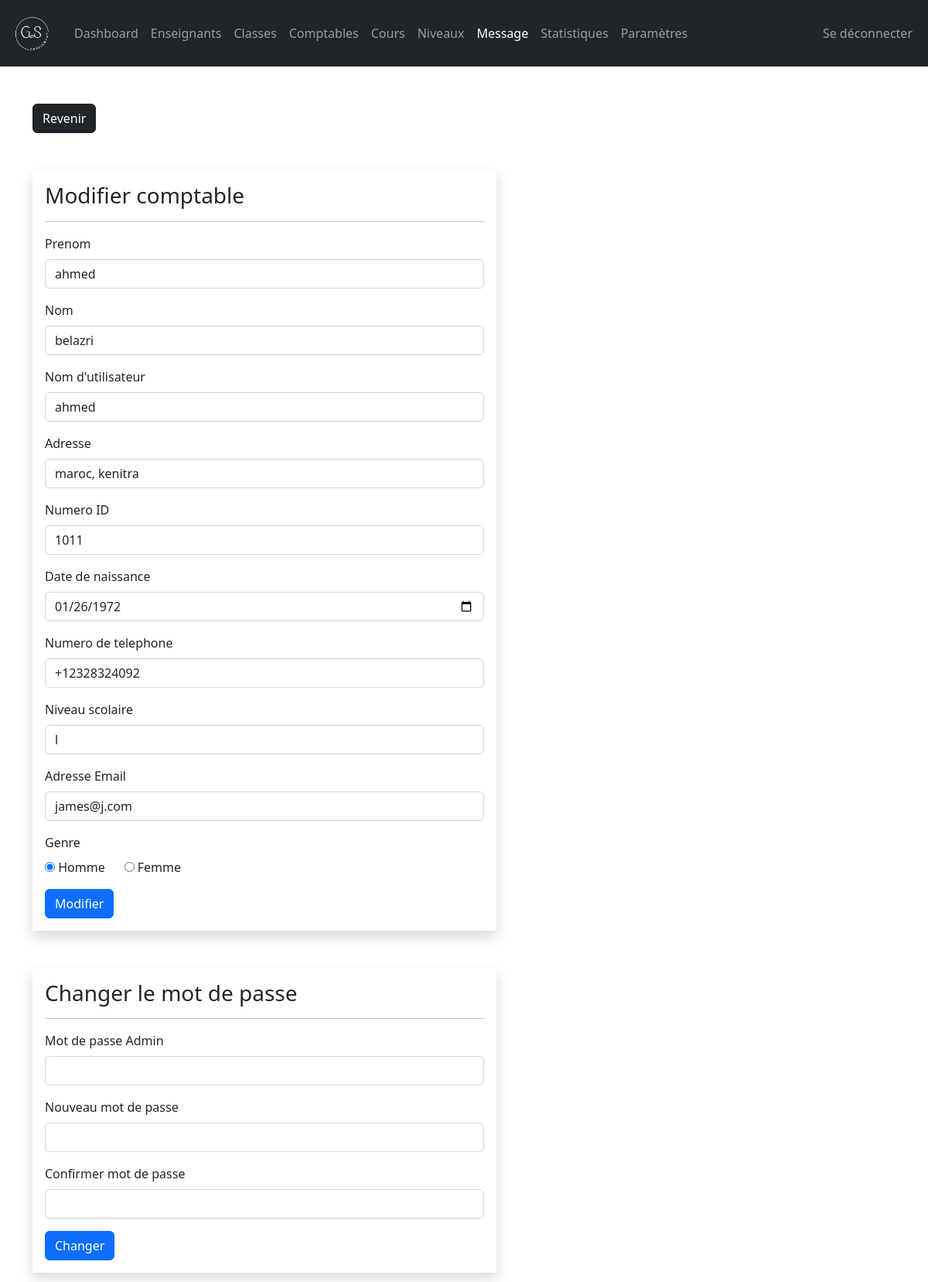
/admin/registrar-office-edit.php?r_user_id=1 (signed in), run on the app's committed database.
### tables this page shows
CREATE TABLE `registrar_office` (
  `r_user_id` int(11) NOT NULL,
  `username` varchar(127) NOT NULL,
  `password` varchar(255) NOT NULL,
  `fname` varchar(31) NOT NULL,
  `lname` varchar(31) NOT NULL,
  `address` varchar(31) NOT NULL,
  `employee_number` int(11) NOT NULL,
  `date_of_birth` date NOT NULL,
  `phone_number` varchar(31) NOT NULL,
  `qualification` varchar(31) NOT NULL,
  `gender` varchar(7) NOT NULL,
  `email_address` varchar(255) NOT NULL,
  `date_of_joined` datetime NOT NULL DEFAULT current_timestamp()
);

### admin/data/registrar_office.php (called while the page is built, shortened)
<?php
function getR_usersById($r_user_id, $conn){
   $sql = "SELECT * FROM registrar_office
           WHERE r_user_id=?";
   $stmt = $conn->prepare($sql);
   $stmt->execute([$r_user_id]);
   if ($stmt->rowCount() == 1) {
     $teacher = $stmt->fetch();
     return $teacher;
   }else {
    return 0;
   }
}

### admin/registrar-office-edit.php (the view, shortened to what this page needs)
<?php
if (isset($_SESSION['admin_id']) &&
    isset($_SESSION['role'])     &&
    isset($_GET['r_user_id'])) {
    if ($_SESSION['role'] == 'Admin') {
       include "../DB_connection.php";
       include "data/registrar_office.php";
       $r_user_id = $_GET['r_user_id'];
       $r_user = getR_usersById($r_user_id, $conn);
 ?>
<!DOCTYPE html>
<html lang="en">
<head>
	<link rel="stylesheet" href="https://cdn.jsdelivr.net/npm/bootstrap@5.2.0/dist/css/bootstrap.min.css">
	<link rel="stylesheet" href="../css/style.css">
  <link rel="stylesheet" href="https://cdnjs.cloudflare.com/ajax/libs/font-awesome/4.7.0/css/font-awesome.min.css">
</head>
<body>
    <?php
        include "inc/navbar.php";
     ?>
     <div class="container mt-5">
        <a href="registrar-office.php"
           class="btn btn-dark">Revenir</a>
        <form method="post"
              class="shadow p-3 mt-5 form-w"
              action="req/registrar-office-edit.php">
        <h3>Modifier comptable</h3><hr>
        <div class="mb-3">
          <label class="form-label">Prenom</label>
          <input type="text"
                 class="form-control"
                 value="<?=$r_user['fname']?>"
                 name="fname">
        </div>
        <div class="mb-3">
          <label class="form-label">Nom</label>
          <input type="text"
                 class="form-control"
                 value="<?=$r_user['lname']?>"
                 name="lname">
        </div>
        <div class="mb-3">
          <label class="form-label">Nom d'utilisateur</label>
          <input type="text"
                 class="form-control"
                 value="<?=$r_user['username']?>"
                 name="username">
        </div>
        <div class="mb-3">
          <label class="form-label">Adresse</label>
          <input type="text"
                 class="form-control"
                 value="<?=$r_user['address']?>"
                 name="address">
        </div>
        <div class="mb-3">
          <label class="form-label">Numero ID</label>
          <input type="text"
                 class="form-control"
                 value="<?=$r_user['employee_number']?>"
                 name="employee_number">
        </div>
        <div class="mb-3">
          <label class="form-label">Date de naissance</label>
          <input type="date"
                 class="form-control"
                 value="<?=$r_user['date_of_birth']?>"
                 name="date_of_birth">
        </div>
        <div class="mb-3">
          <label class="form-label">Numero de telephone</label>
          <input type="text"
                 class="form-control"
                 value="<?=$r_user['phone_number']?>"
                 name="phone_number">
        </div>
        <div class="mb-3">
          <label class="form-label">Niveau scolaire</label>
          <input type="text"
                 class="form-control"
                 value="<?=$r_user['qualification']?>"
                 name="qualification">
        </div>
        <div class="mb-3">
          <label class="form-label">Adresse Email</label>
          <input type="text"
                 class="form-control"
                 value="<?=$r_user['email_address']?>"
                 name="email_address">
        </div>
        <div class="mb-3">
          <label class="form-label">Genre</label><br>
          <input type="radio"
                 value="Male"
                 <?php if($r_user['gender'] == 'Male') echo 'checked';  ?>
                 name="gender"> Homme
                 &nbsp;&nbsp;&nbsp;&nbsp;
          <input type="radio"
                 value="Female"
                 <?php if($r_user['gender'] == 'Female') echo 'checked';  ?>
                 name="gender"> Femme
        </div>
      <button type="submit"
              class="btn btn-primary">
              Modifier</button>
     </form>
     <form method="post"
              class="shadow p-3 my-5 form-w"
              action="req/registrar-office-change.php"
              id="change_password">
        <h3>Changer le mot de passe</h3><hr>
       <div class="mb-3">
            <div class="mb-3">
            <label class="form-label">Mot de passe Admin</label>
                <input type="password"
                       class="form-control"
                       name="admin_pass">
          </div>
            <label class="form-label">Nouveau mot de passe </label>
            <div class="input-group mb-3">
                <input type="text"
                       class="form-control"
                       name="new_pass"
                       id="passInput">
            </div>
          </div>
          <div class="mb-3">
            <label class="form-label">Confirmer mot de passe  </label>
                <input type="text"
                       class="form-control"
                       name="c_new_pass"
                       id="passInput2">
          </div>
          <button type="submit"
              class="btn btn-primary">
              Changer</button>
        </form>
     </div>
</body>
</html>
<?php
  }else {
    header("Location: teacher.php");
    exit;
  }
}else {
	header("Location: teacher.php");
	exit;
}
?>

### css/style.css (style rules this page uses)
.form-w { max-width: 600px; width: 100%; }

### data on the page
registrar_office: fname "ahmed", lname "belazri", username "ahmed", address "maroc, kenitra", employee_number "1011", date_of_birth "01/26/1972", phone_number "+12328324092", qualification "l", email_address "james@j.com", gender "☑"
